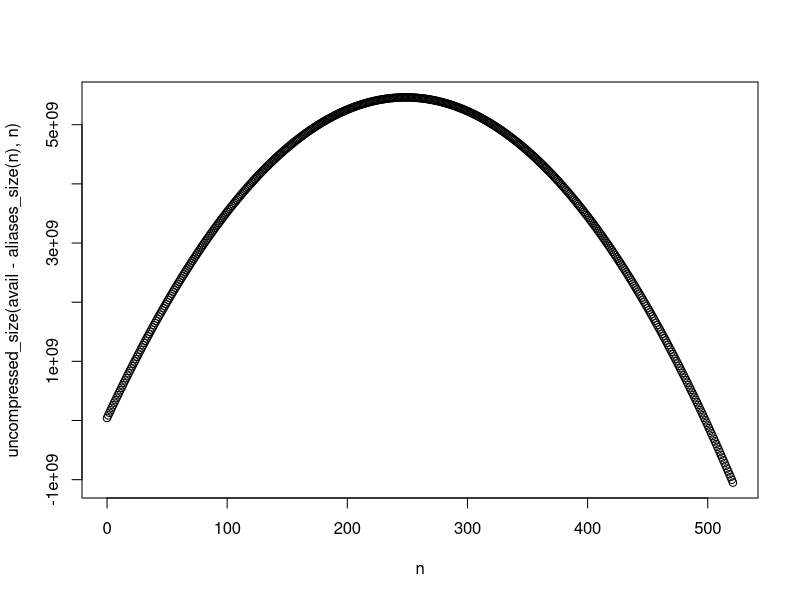

Source code (R):
B <- 36

# Combined length of n filenames generated according to our 36-digit
# scheme: 0 1 ... Z 00 01 ... 0Z 10 11 ... 1Z ... ZZ 000. Look at it
# like this: if we have n filenames, then all n of them have at least 1
# digit; all but 10 have at least 2 digits; all but 110 have at least 3
# digits, all but 1110 have at least 4 digits; and so on. In general,
# the length of the longest filename increases by 1 at each index that
# is a repunit 11...1₃₆ = 1 + 36 + 36² + ... + 36^(d−1) = (36^d−1)/(36−1).
# Let d be the length of the longest repunit not greater than n. Then
# the combined length of filenames is
#   Sum(i) from 1 to d of: n − (36^i−1)/(36−1) + 1
#    = d×(n+1) - Sum(i) from 1 to d of: (36^i−1)/(36−1)
#    = d×(n+1) − ((36^d−1)×36/(36−1)² - d/(36−1))
# where the last equality comes from adapting a formula for the partial
# sums of base-10 repunits from https://oeis.org/A014824.
#
# In the case where the base is 2, this is the same as
# https://oeis.org/A061168.
sum_filename_lengths <- function(n) {
	d <- floor(log((n+1)/(B/(B-1)), B)) + 1
	d*(n+1) - ((B^d-1)/(B-1) * B/(B-1) - d/(B-1))
}

compressed_size <- function(deflate_size, num_aliases) {
	size <- 0
	size <- size + num_aliases * 5 # 5 is DEFLATE quoting overhead
	size <- size + 16 + deflate_size # 16 is DEFLATE compression overhead
	size <- size + 30 * (1 + num_aliases) # Local File Headers
	size <- size + 46 * (1 + num_aliases) # Central Directory Headers
	size <- size + 2 * sum_filename_lengths(1 + num_aliases) # Filenames in Local File Headers and Central Directory Headers
	size <- size + 22 # EOCD
	size
}

uncompressed_size <- Vectorize(function(deflate_size, num_aliases) {
	size <- 0
	size <- size + (1 + 1032 + deflate_size * 1032) * (1 + num_aliases)
	size <- size + 30 * (num_aliases * (num_aliases + 1)) / 2
	size <- size + sum(sum_filename_lengths(1+num_aliases) - sum_filename_lengths(1:num_aliases))
	size
})

# compressed_size(21094-16, 250)
# uncompressed_size(21094-16, 250)

# compressed_size(500000-16, 1297)
# uncompressed_size(500000-16, 1297)

aliases_size <- function(num_aliases) {
	num_aliases * (30 + 46 + 5) + 2 * sum_filename_lengths(1+num_aliases)
}

optimize <- function(total_size) {
	avail <- total_size - 30 - 46 - 16 - 22
	num_aliases <- with(list(n=0:(avail/(30+5+46))), {
		plot(n, uncompressed_size(avail - aliases_size(n), n))
		which.max(uncompressed_size(avail - aliases_size(n), n))
	})
	deflate_size = avail - aliases_size(num_aliases)
	list(deflate_size=deflate_size, num_aliases=num_aliases)
}

# 2^32 - 1 is the maximum representable file size
# 1033 is the built-in contents of the DEFLATE block before adding any zeroes
# sum_filename_lengths(65535) - 1 is the filename quoting gain of the first (biggest) file
# 30*65534 is the Local File Header quoting gain of the first (biggest) file
# 1032.0 is the additional file size gained for every zero byte in deflate_size
sprintf("deflate_size for max-size zip: %.4f", (2^32 - 1 - 1033 - (sum_filename_lengths(65535) - 1 + 30*65534)) / 1032.0)

optimize(42374)
